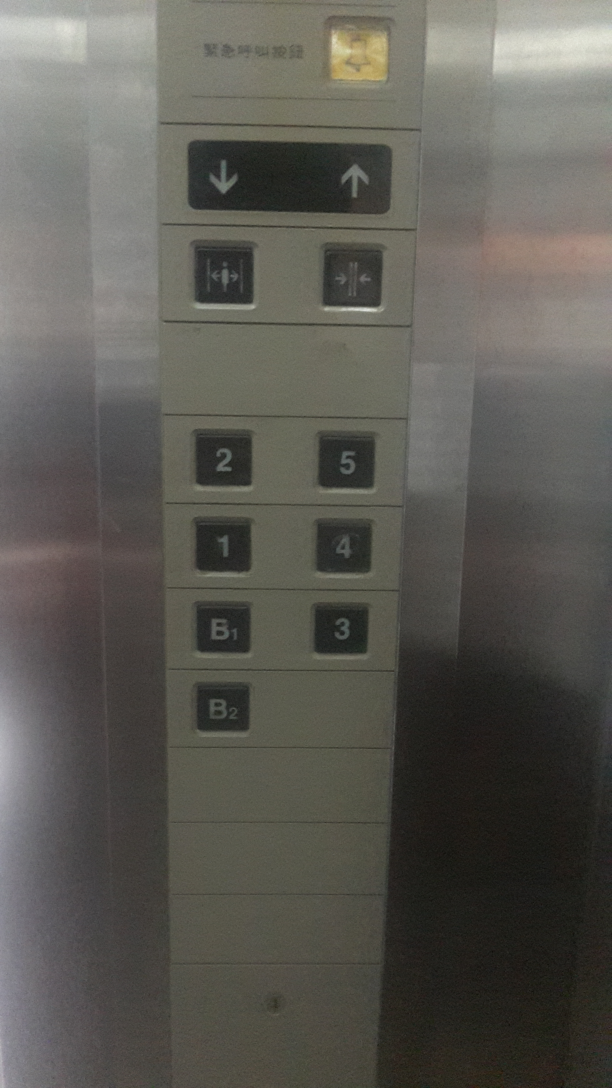
#> input picture evpicture/home.jpg, 1836 x 3264 px (shown at 1/3 size); its folder holds only this picture in this run
$ python -i generalDetectButton.py   (imports and definitions only)   (older library calls are emulated)
#> lines starting #> are read from the running program, lines starting #| are printed output that depends on the picture; after the words box and inside, x2 and y2 are one past the last pixel; in counts of white or black regions, pixels touching at a corner belong together
### train/threeLayerConvBn.py
######parameter
save_path="threeLayerConvBn"
layer1Output=1024
layer2Output=512
layer3Output=256
layer4Output=64
#if change prefix_path you should train it again
#prefix_path="D:/code/python/machineLearning/digitDetect"
prefix_path="/win/code/python/machineLearning/digitDetect"
#########


import tensorflow as tf
from tensorflow.examples.tutorials.mnist import input_data
import numpy as np
import time
startTime=time.time()
# number 1 to 10 data
#下面這個配合readmodel

# [9 lines left out: function compute_accuracy, not called in this run]
def readModel(imgInput):
    result=[]
    with tf.Session() as sess:
        #First let"s load meta graph and restore weights
        saver = tf.train.import_meta_graph("{}/model/{}/{}.meta".format(prefix_path,save_path,save_path))
        saver.restore(sess,tf.train.latest_checkpoint("{}/model/{}/".format(prefix_path,save_path)))

        # Now, let"s access and create placeholders variables and
        # create feed-dict to feed new data


        graph = tf.get_default_graph()
        #########要換的時候要改下面這裡(tensor name 不一定一樣
        xs = graph.get_tensor_by_name("xs:0")
        #########要換的時候要改下面這裡
        keep_prob = graph.get_tensor_by_name("keep_prob:0")
        feed_dict ={xs:imgInput,keep_prob:1}

        #Now, access the op that you want to run.
        #########要換的時候要改下面這裡
        op_to_restore = graph.get_tensor_by_name("prediction:0")
        predict=sess.run(op_to_restore,feed_dict)
        for item in predict:
            argmax=np.argmax(item)
            print(argmax)
            result.append(argmax)

    return result

# [4 lines left out: function conv2d, not called in this run]

def max_pool_2x2(x):
    # stride [1, x_movement, y_movement, 1]
    return tf.nn.max_pool(x, ksize=[1,2,2,1], strides=[1,2,2,1], padding="SAME")

# [22 lines left out: function normalization, not called in this run]


# [99 lines that do not run on import are left out]

### old/generalDetectButton.py

#213 button list
#120 load img
#496 conformed button
#470!!!!!!!!!!!!!!!!!!!!!!最後出來的按鈕看這邊
picture_path="evpicture/test3"
medianTimeBeforeSobel=0
medianTimeAfterSobel=0
medianTimeAfterBinary=2
medianTimeOfSlice=2

medianSizeBeforeSobel=5
medianSizeAfterSobel=5
medianSizeBeforeBinary=5

finalImgWidth=28
finalImgOneDimLen=finalImgWidth**2

positionRange=5#直愈大愈不容易delete
deleteRange=7#直愈大愈不容易delete
threshold=100
sobelSize=3
sobelSizeDuringButtonList=3


#affineOffset=5
#121 begin
####################
import sys
from skimage.io import imread
from skimage.morphology import skeletonize
from skimage.filters import threshold_otsu
import matplotlib.pyplot as plt
import PIL
import glob
from skimage import measure
from math import sqrt
import numpy as np
from skimage.measure import regionprops
import matplotlib.patches as patches
from skimage.transform import resize
import cv2
import math
from skimage import data,filters
import tensorflow as tf
import warnings
import heapq
from rotate import rotate
#from train.conv import readModel
#from train.threeLayerConv import readModel
from train.threeLayerConvBn import readModel
#from train.test import readModel
#from train.dnn6and8 import readModel
#from train.dnn import readModel
from tensorflow.examples.tutorials.mnist import input_data
from tensorflow.examples.tutorials.mnist import input_data
from PIL import Image
#from readCarSvcModel import readModel
#from sklearndnn import readModel

#from sklearndnn import readModel
##################parameter

class Button:
    def __init__(self):
        self.digitImgList=[]
        self.digitListCordinates=[]
        self.digitListPredict=[]
        self.originButton=0

# [14 lines left out: function rotate, not called in this run]


def showsubplot(images,imagesTitle=None):
    row=int(len(images)/6)+1
    #list轉換成np.array
    try:
        if isinstance(images, list):
            images=np.array(images)

        #如果近來的事背flatten的images
        if len(images.shape) ==2:
            imagesSize=int(sqrt(images.shape[1]))
            images=np.resize(images,(images.shape[0],imagesSize,imagesSize))
    except:
        pass
    if imagesTitle is None:
        imagesTitle=list(range(len(images)))

    plt.figure(figsize=(30,30))

    for index in range(len(images)):
        plt.subplot(row,6,index+1)
        plt.imshow(images[index],cmap="gray")

        plt.title(imagesTitle[index])
        #ticks


# [37 lines left out: functions showhistogram, rotate_image, not called in this run]

#############################################################################begin
def generalDetectButton(imageName):
#> called with imageName = '../evpicture/home.jpg'
    originImg = cv2.imread(imageName)
#> originImg is the input picture: shape (3264, 1836, 3); mean B, G, R 84.3, 90.7, 92.6
    #################initial
    affineItemList=[]
    ###########################
    #originImg = cv2.imread("./evpicture/test/images (2).jpeg")
    #originImg = cv2.imread("./evpicture/home.jpg")
    #originImg = cv2.imread("./evpicture/test/jpg{}.jpg".format(programIndex))
    imgWidth=originImg.shape[1]
    imgHeight=originImg.shape[0]
    argv=sys.argv
    if len(argv)>1:
        if argv[1]=="vert":
            originImg=rotate(originImg,90)
            tmp=imgWidth
            imgWidth=imgHeight
            imgHeight=tmp


    print("originImg shape",originImg.shape)
#| originImg shape (3264, 1836, 3)
    print("type of originImg",type(originImg))
#| type of originImg <class 'numpy.ndarray'>
    print("imgWidht",imgWidth,"imgHeight",imgHeight)
#| imgWidht 1836 imgHeight 3264


    buttonListColPad=0
    buttonListColPad=int(imgWidth/35)
    buttonListPadForDilation=0
    finalButtonRowPad=-int(imgWidth/50)
    multiDitHandlerLowPro=0.4
    multiDitHandlerArea=imgWidth/150
    buttonBiasDown=int(imgWidth/40)

    lessButtonListWidth=imgWidth/10
    lessButtonListWidth=0
    #print("lessbuttonlistwidth",lessButtonListWidth)

    #multiDitHandlerArea=20

    #buttonListPadForDilation=int(imgWidth/35)
    rowSumthreshold=0.3
    buttonMaxWidth=imgWidth/3
    buttonMinWidth=imgWidth/30
    #################################################parameter end
    img= cv2.cvtColor(originImg, cv2.COLOR_BGR2GRAY)
    imgBeforeMedian=img
    ############median before sobel
    for i in range(medianTimeBeforeSobel):
        img=cv2.medianBlur(img,medianSizeBeforeSobel)


    ######################邊緣化sobel

    #x= cv2.Sobel(img,cv2.CV_64F,1,0,ksize=sobelSize)
    """
    absy=cv2.convertScaleAbs(y)
    absx=cv2.convertScaleAbs(x)
    sobel=cv2.addWeighted(absx,0.5,absy,0.5,0)
    """
    y= cv2.Sobel(img,cv2.CV_64F,0,1,ksize=sobelSize)
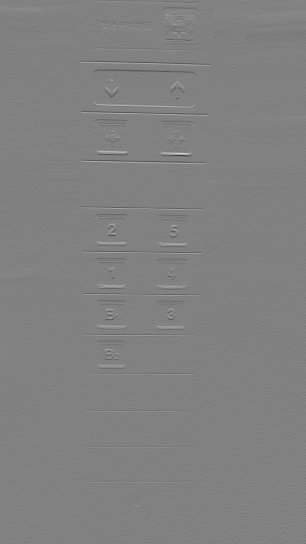
#> y: shape (3264, 1836) float64 (shown at 1/6 size); min -217, max 210, mean -0.2; drawn with min black and max white
    sobel=cv2.convertScaleAbs(y)
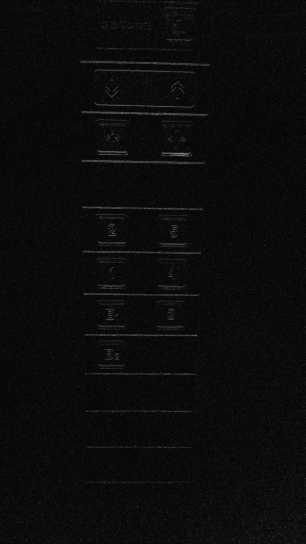
#> sobel: shape (3264, 1836) (shown at 1/6 size); min 0, max 217, mean 11.5

    x= cv2.Sobel(img,cv2.CV_64F,1,0,ksize=sobelSize)
    y= cv2.Sobel(img,cv2.CV_64F,0,1,ksize=sobelSize)
    absx=cv2.convertScaleAbs(x)
    absy=cv2.convertScaleAbs(y)
    sobelForButtonList=cv2.addWeighted(absx,1,absy,0,0)

    #################################縱向計算最量的地方
    rowSum=np.sum(sobel,axis=0)
#> rowSum = 1836 values, max 54404 at index 657, min 29280 at index 10, mean 37422.6
    rowSumMean=np.mean(rowSum)
#> rowSumMean = 37422.6
    rowSum=rowSum-rowSumMean
#> rowSum = 1836 values, max 16981.4 at index 657, min -8142.6 at index 10, mean 1.52e-12
    """
    plt.figure()
    plt.plot(np.linspace(0,imgWidth,imgWidth),rowSum)
    plt.show()
    """
    rowSumMax=np.max(rowSum)
#> rowSumMax = 16981.4
    class buttonList:
        sobelImages=[]
        def __init__(self,leftCol,rightCol):
            self.leftCol=leftCol
            self.rightCol=rightCol
            self.button_objects_cordinates=[]


    buttonListArray=[]
    leftCol=0
    rightCol=0
    count=0
    #########連續亮點判斷

    for index in range(imgWidth):
        if rowSum[index] > rowSumMax*rowSumthreshold:
            if leftCol==0:
                leftCol=index
                count=count+1
            elif index==leftCol+count:
                count=count+1
                rightCol=index
        else:
            if rightCol!=0 and buttonMinWidth<=rightCol-leftCol<=buttonMaxWidth:###右邊然後下降
                #手動條一下buttonlist的寬度不然有些太扁
                if (rightCol-leftCol)<lessButtonListWidth:
                    rightCol=int((rightCol+leftCol)/2+lessButtonListWidth/2)
                    leftCol=int((rightCol+leftCol)/2-lessButtonListWidth/2)
                #這個初始化的max col min col會影響最後的輸出
                buttonListArray.append(buttonList(leftCol-buttonListColPad,rightCol+buttonListColPad))
            count=0;rightCol=0;leftCol=0;
#> after the loop, buttonListArray = 2 items

    buttonListArrayLen=len(buttonListArray)
#> buttonListArrayLen = 2
    #print(buttonListArrayLen)
    #################################################將buttonlist裏面每個物件的left right 拿去擷取原本img再做sobel 最後subplot出
    #&&&&&&&&&&&&&&&&&&&&&&&&&&&&&

    showImages=[]
    button_like_objects=[]
    imagesTitle=[]
    testimage=[]

    subplotLen=4
    #對buttonlist 做操作(目標取出一個一個button
    print("button list array",buttonListArray)
#> (printed output is left out)
    for index in range(buttonListArrayLen):
        #slice

        itemSobel=sobelForButtonList[:,buttonListArray[index].leftCol-buttonListPadForDilation\
                                    :buttonListArray[index].rightCol+buttonListPadForDilation]
        item=itemSobel
        #sobel
        y=cv2.Sobel(item,cv2.CV_64F,0,1,ksize=sobelSizeDuringButtonList)
        x=cv2.Sobel(item,cv2.CV_64F,1,0,ksize=sobelSizeDuringButtonList)
        absx=cv2.convertScaleAbs(x)
        #itemSobel=cv2.convertScaleAbs(x)
        absy=cv2.convertScaleAbs(y)
        itemSobel=cv2.addWeighted(absx,0.1,absy,0,0)
        showImages.append(itemSobel)
        #median filter
        for i in range(medianTimeOfSlice):
            itemSobel=cv2.medianBlur(itemSobel,medianSizeBeforeBinary)
        #binary
        threshold=threshold_otsu(itemSobel)
        ret , itemThreshold= cv2.threshold(itemSobel,threshold,1,cv2.THRESH_BINARY)

        #erosion and dilation
        kernelWidth=int(item.shape[1]/1.1)
        kernel = np.ones((2,kernelWidth),np.uint8)
        #opening
        dilation1 = cv2.dilate(itemThreshold,kernel,iterations=1)
        kernelWidth=int(item.shape[1]/15)
        kernel = np.ones((2,kernelWidth),np.uint8)
        erosion1 = cv2.erode(dilation1,kernel,iterations=1)
        #closing
        ######################insert
        showImages.append(itemSobel)
        showImages.append(itemThreshold)
        showImages.append(dilation1)
        showImages.append(erosion1)
        #################3######title
        title="left={},right={}".format(buttonListArray[index].leftCol,buttonListArray[index].rightCol)
        imagesTitle.append(title)
        #title after median
        title="median times={}".format(medianTimeOfSlice)
        imagesTitle.append(title)
        #title after binary
        title="threshold={}".format(threshold)
        imagesTitle.append(title)
        #opening
        title="dilation1"
        imagesTitle.append(title)
        title="erosion1"
        imagesTitle.append(title)
        #ticks
        #plt.title(title)
        #plt.subplot(1,buttonListArrayLen+subplotLen,2*index+2)
        #plt.imshow(itemsobel,cmap="gray")

        ####################################連通
        label_image = measure.label(erosion1)
            #plate dimension
        plateDimension=(buttonMinWidth,buttonMaxWidth,buttonMinWidth,buttonMaxWidth)

        min_height,max_height,min_width,max_width=plateDimension


        for region in regionprops(label_image):
            #widthBias=int(region_width/8);heightBias=int(region_height/8)

            min_row, min_col, max_row, max_col = region.bbox
            region_height = max_row - min_row
            min_col=buttonListArray[index].leftCol
            max_col=buttonListArray[index].rightCol
            region_width = max_col - min_col
            ##origin proportion
            proportion=region_width/region_height
            ##update row and proportion

            #if True:
            if 0.6<proportion<4.0:


                if proportion>1:
                    min_row=max_row-max_col+min_col;
                if min_row<0:
                    min_row=0
                proportion=region_width/region_height
                button_like_objects.append(img[min_row:max_row,
                                        min_col:max_col])
                #buttonListArray[index].button_objects_cordinates.append((min_row,max_row))
                cordinate=[min_row,max_row]

                buttonListArray[index].button_objects_cordinates.append(cordinate)
                # let"s draw a red rectangle over those regions
            else:
                print("delete button because proportion:",proportion)
#> this loop made 2 passes
#> (threshold, ret) on passes 1 to 2: (3, 3), (3, 3)
#> pass 1, in generalDetectButton, `x=cv2.Sobel(item,cv2.CV_64F,1,0,ksize=sobelSizeDuringButtonList)`:
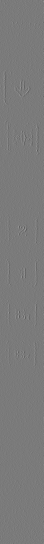
#> x: shape (3264, 261) float64 (shown at 1/6 size); min -457, max 490, mean 0; drawn with min black and max white
#> pass 1, in generalDetectButton, `absx=cv2.convertScaleAbs(x)`:
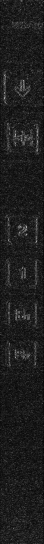
#> absx: shape (3264, 261) (shown at 1/6 size); min 0, max 255, mean 30
#> after the loop:
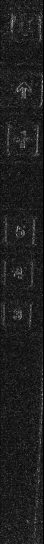
#> absx: shape (3264, 259) (shown at 1/6 size); min 0, max 255, mean 31.1
#> after the loop:
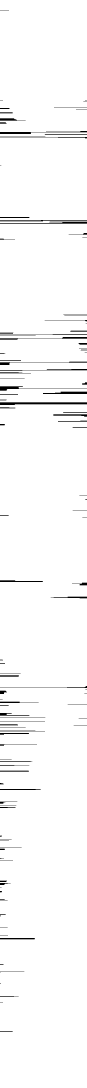
#> dilation1: shape (3264, 259) (shown at 1/3 size); values 0 (black) and 1 (white), 97.8% white; 109 black regions (18 under 20 px), largest, box (x1, y1, x2, y2) and area: (0, 1207, 259, 1215) 1643, (0, 665, 259, 671) 883, (0, 393, 259, 402) 879
#> after the loop:
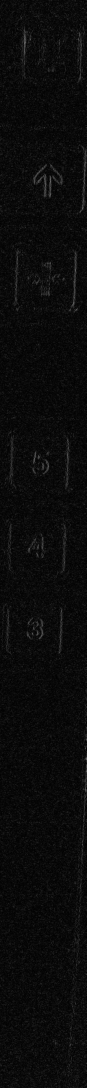
#> item: shape (3264, 259) (shown at 1/3 size); min 0, max 145, mean 11.4
#> (the rest of the program and of its run is left out)
